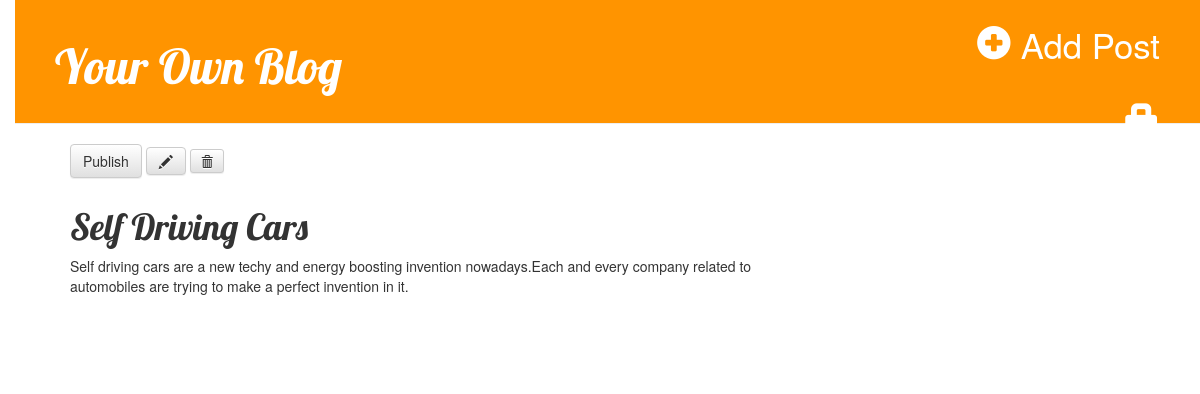
The app's page /Profiles/2/ with its own data.
### Profiles/models.py (models this page shows, shortened)
class Post (models.Model):
    author=models.ForeignKey('auth.User',on_delete=models.CASCADE)
    title =models.CharField(max_length=200)
    text = models.TextField()
    created_date=models.DateTimeField(default=timezone.now)
    published_date=models.DateTimeField(blank=True,null=True)

### Profiles/views.py (the view)
# urls.py: path('<int:pk>/',views.Detailview.as_view(),name='detail'),
class Detailview(generic.DetailView):
    model = Post
    template_name = 'Profiles/detail.html'

### Profiles/templates/Profiles/detail.html (shortened to what this page needs)
{%  extends 'Profiles/base.html' %}
{%  block content %}
    <div class="post">
        {% if post.published_date %}
            <div class="date">
                {{ post.published_date }}
            </div>
        {% else %}
            <a class="btn btn-default" href="{% url 'Profiles:publishpost' pk=post.pk %}">Publish</a>
        {% endif %}
        <a class="btn btn-default" href="{% url 'Profiles:updatepost' pk=post.pk %}"><span class="glyphicon glyphicon-pencil"></span></a>
        <form action="{% url 'Profiles:postdelete' pk=post.pk%}" method="post" style="display: inline-block;">
                     <button type="submit" class="btn btn-default btn-sm">
                         <span class="glyphicon glyphicon-trash"></span>
                     </button>
                 </form>
        <h1>{{ post.title }}</h1>
        <p>{{ post.text|linebreaksbr }}</p>
    </div>
{% endblock %}

### Profiles/static/Profiles/style.css (style rules this page uses)
body { padding-left: 15px; }
h1, h2, h3, h4 { font-family: 'Lobster', cursive; }
.post { margin-bottom: 70px; }

### records on screen
Post: title "Self Driving Cars", text "Self driving cars are a new techy and energy boosting invention nowadays.Each and every company related to automobiles are trying to make a perfect invention in it."
